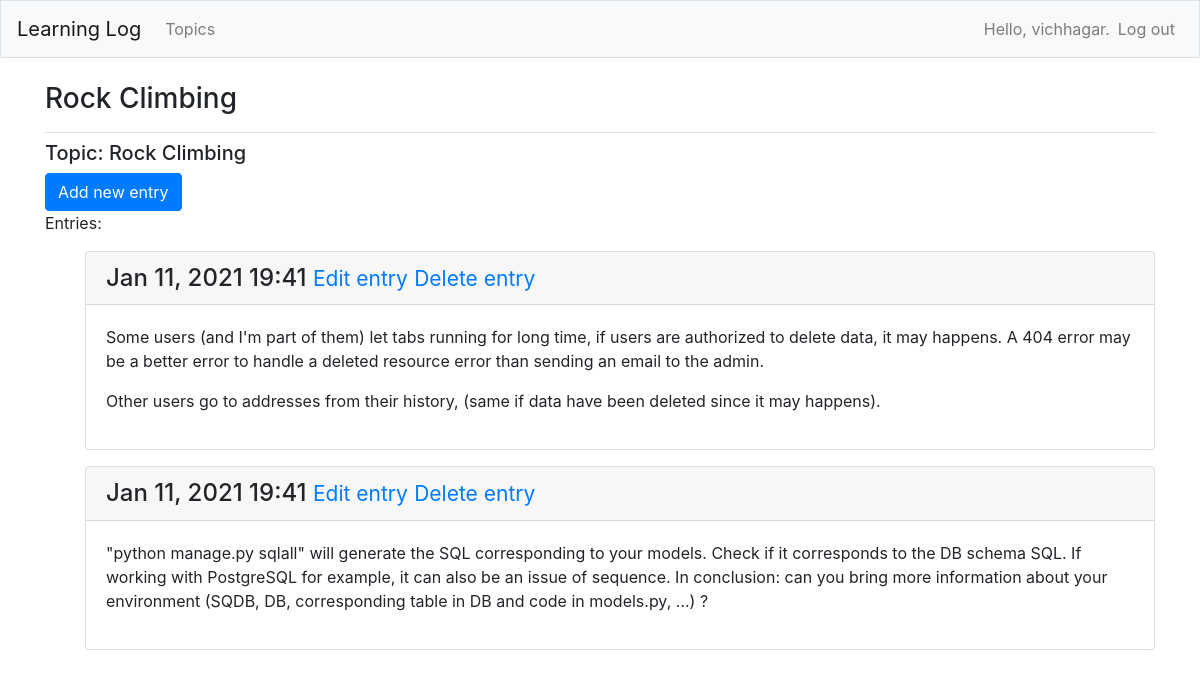
The page /topics/2/ (signed in) on the database its author committed.
### learning_logs/models.py (models this page shows, shortened)
class Topic(models.Model):
    text = models.CharField(max_length=200)
    date_added = models.DateTimeField(auto_now_add=True)
    owner = models.ForeignKey(User, on_delete=models.CASCADE)
    def __str__(self):
        return self.text

class Entry(models.Model):
    topic = models.ForeignKey(Topic, on_delete=models.CASCADE)
    text = models.TextField()
    date_added = models.DateTimeField(auto_now_add=True)
    class Meta:
        verbose_name_plural = 'entries'

### learning_logs/views.py (the view)
# urls.py: path('topics/<int:topic_id>/', views.topic, name='topic'),
@login_required
def topic(request, topic_id):
    topic = Topic.objects.get(id=topic_id)
    check_topic_owner(request, topic_id)
    entries = topic.entry_set.order_by('-date_added')
    context = {'topic': topic, 'entries': entries}
    return render(request, 'learning_logs/topic.html', context)

### learning_logs/views.py (called while the page is built)
def check_topic_owner(request, topic_id):
    topic = Topic.objects.get(id=topic_id)
    if topic.owner != request.user:
        raise Http404

### learning_logs/templates/learning_logs/topic.html
{% extends "learning_logs/base.html" %}
{% load bootstrap4 %}
{% block page_header %}
  <h3>{{ topic }}</h3>
{% endblock page_header %}
{% block content %}
    <h5>Topic: {{ topic }}</h5>
        {% buttons %}
      <a href="{% url 'learning_logs:new_entry' topic.id %}">
        <button name="submit" class="btn btn-primary" >Add new entry</button>
      </a>
        {% endbuttons %}
        <p>Entries: </p>
    <ul>
        {% for entry in entries %}
          <div class="card mb-3">
            <h4 class="card-header">
              {{ entry.date_added|date:'M d, Y H:i'}}
              <small><a href="{% url 'learning_logs:edit_entry' entry.id %}">Edit entry</a></small>
              <small><a href="{% url 'learning_logs:delete_entry' entry.id %}">Delete entry</a></small>
            </h4>
            <div class="card-body">
              {{ entry.text|linebreaks }}
            </div>
          </div>
        {% empty %}
          <p>There are no entries for this topic yet.</p>
        {% endfor %}
    </ul>
{% endblock content %}

### learning_logs/templates/learning_logs/base.html (shortened to what this page needs)
{% load bootstrap4 %}
<!doctype html>
<html lang="en">
  <head>
    {% bootstrap_css %}
  </head>
  <body>
    <nav class="navbar navbar-expand-md navbar-light bg-light mb-4 border">
      <a class="navbar-brand" href="{% url 'learning_logs:index'%}">Learning Log</a>
      <div class="collapse navbar-collapse" id="navbarCollapse">
        <ul class="navbar-nav mr-auto">
          <li class="nav-item">
            <a class="nav-link" href="{% url 'learning_logs:topics'%}">Topics</a></li>
        </ul>
        <ul class="navbar-nav ml-auto">
           {% if user.is_authenticated %}
             <li class="nav-item">
              <span class="navbar-text"}>Hello, {{ user.username }}.</span>
             </li>
             <li class="nav-item">
              <a class="nav-link" href="{% url 'users:logout' %}">Log out</a>
             </li>
           {% else %}
              <li class="nav-item">
                <a class="nav-link" href="{% url 'users:register' %}">Register</a>
              </li>
              <li class="nav-item">
                <a class="nav-link" href="{% url 'users:login' %}">Log in</a></li>
           {% endif %}
          </ul>
        </div>
    </nav>
    <main role="main" class="container">
      <div class="pb-2 mb-2 border-bottom">
        {% block page_header %}{% endblock page_header %}
      </div>
      <div>
        {% block content %}{% endblock content %}
      </div>
    </main>
  </body>
</html>

### rows shown on the page
Topic: text "Rock Climbing"
Entry: date_added "Jan 11, 2021 19:41", text "Some users (and I'm part of them) let tabs running for long time, if users are authorized to delete data, it may happens. A 404 error may be a better error to handle a deleted resource error than sending an email to the admin. Other users go to addresses from their history, (same if data have been deleted since it may happens)."
Entry: date_added "Jan 11, 2021 19:41", text "\"python manage.py sqlall\" will generate the SQL corresponding to your models. Check if it corresponds to the DB schema SQL. If working with PostgreSQL for example, it can also be an issue of sequence. In conclusion: can you bring more information about your environment (SQDB, DB, corresponding table in DB and code in models.py, ...) ?"

### other values the page prints
{{ user.username }} "vichhagar"
